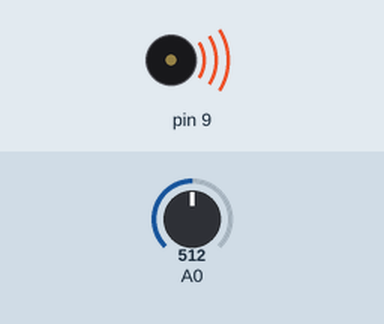
The sketch below on a simulated Arduino Uno, built with avr-gcc and run on an emulated ATmega328P. Shown: buzzer (waves = sounding). The inputs (shaded band) are chosen by the test bench; at power-on: A0 = 512.

Above: at 0.1 s.
Timing chart, 0 to 1.6 s (numbered marks = the images above):
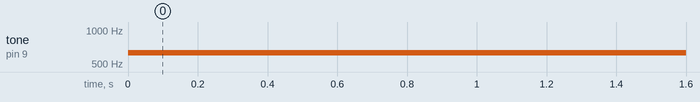

Measured:
- by itself, tone on pin 9: silent → 632 Hz at 0.00 s

The sketch:

sound.ino
```cpp
void setup(){
  Serial.begin(9600);
}

void loop(){
  int reading = analogRead(0);
  tone(9, 120 + reading, 10);
}
```
